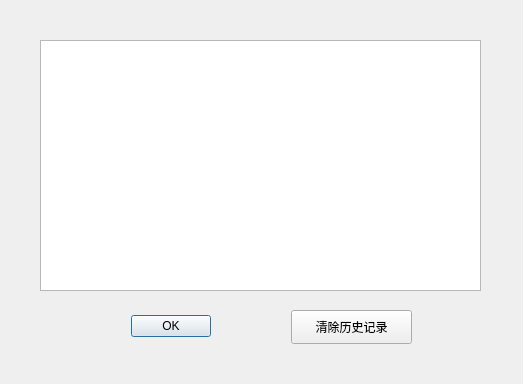
<?xml version="1.0" encoding="UTF-8"?>
<ui version="4.0">
 <class>HistoryDialog</class>
 <widget class="QDialog" name="HistoryDialog">
  <property name="geometry">
   <rect>
    <x>0</x>
    <y>0</y>
    <width>523</width>
    <height>384</height>
   </rect>
  </property>
  <property name="windowTitle">
   <string>历史记录</string>
  </property>
  <widget class="QDialogButtonBox" name="buttonBox">
   <property name="geometry">
    <rect>
     <x>80</x>
     <y>310</y>
     <width>131</width>
     <height>32</height>
    </rect>
   </property>
   <property name="orientation">
    <enum>Qt::Horizontal</enum>
   </property>
   <property name="standardButtons">
    <set>QDialogButtonBox::Ok</set>
   </property>
  </widget>
  <widget class="QPushButton" name="pushButton">
   <property name="geometry">
    <rect>
     <x>291</x>
     <y>310</y>
     <width>121</width>
     <height>34</height>
    </rect>
   </property>
   <property name="text">
    <string>清除历史记录</string>
   </property>
  </widget>
  <widget class="QTextBrowser" name="textBrowser">
   <property name="geometry">
    <rect>
     <x>40</x>
     <y>40</y>
     <width>441</width>
     <height>251</height>
    </rect>
   </property>
  </widget>
 </widget>
 <resources/>
 <connections>
  <connection>
   <sender>buttonBox</sender>
   <signal>accepted()</signal>
   <receiver>HistoryDialog</receiver>
   <slot>accept()</slot>
   <hints>
    <hint type="sourcelabel">
     <x>248</x>
     <y>254</y>
    </hint>
    <hint type="destinationlabel">
     <x>157</x>
     <y>274</y>
    </hint>
   </hints>
  </connection>
  <connection>
   <sender>buttonBox</sender>
   <signal>rejected()</signal>
   <receiver>HistoryDialog</receiver>
   <slot>reject()</slot>
   <hints>
    <hint type="sourcelabel">
     <x>316</x>
     <y>260</y>
    </hint>
    <hint type="destinationlabel">
     <x>286</x>
     <y>274</y>
    </hint>
   </hints>
  </connection>
 </connections>
</ui>
